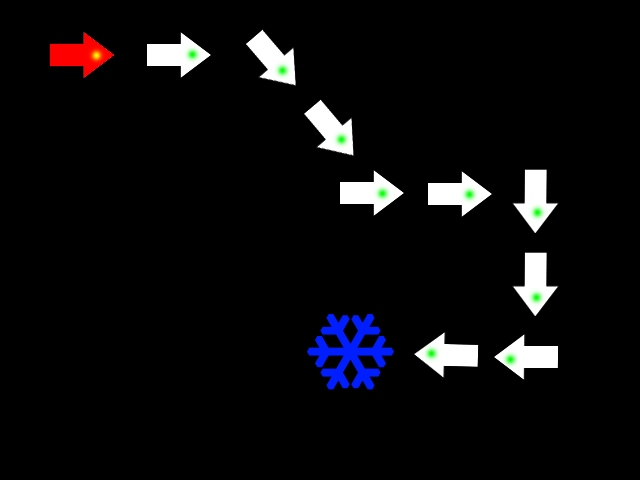
#> input picture data/Klad00.jpg, 640 x 480 px
$ python klad.py
#> lines starting #> are read from the running program, lines starting #| are printed output that depends on the picture; after the words box and inside, x2 and y2 are one past the last pixel; in counts of white or black regions, pixels touching at a corner belong together
import numpy as np
import cv2
from matplotlib import pyplot as plt
from skimage.measure import label, regionprops
from skimage.color import label2rgb
from skimage import img_as_ubyte

data_folder = "../data/"
results_path = "results/"
image_names = ["Klad00.jpg", "Klad01.jpg", "Klad02.jpg"]


def rotate_image(image, angle):
    image_center = tuple(np.array(image.shape) / 2)
    rot_mat = cv2.getRotationMatrix2D(image_center, angle, 0.5)
    result = cv2.warpAffine(
        image, rot_mat, (image.shape[1], image.shape[0]), flags=cv2.INTER_LINEAR)
    return result


def get_direction(arrow_img):
    """ in radians """
    orientation = regionprops(label(arrow_img))[0].orientation
    angle = -(orientation) * 180 / np.pi
    rotated = rotate_image(arrow_img, angle)
    regions = regionprops(label(rotated))
    areas = [item.area for item in regions]
    r_region = regions[areas.index(max(areas))].filled_image
    size = 10
    left = r_region[:, :size].astype(int)
    right = r_region[:, -size:].astype(int)
    left = np.abs(left[:, :int(len(left[0]) / 2)] -
                  left[:, -int(len(left[0]) / 2):])
    right = np.abs(right[:, :int(len(right[0]) / 2)] -
                   right[:, -int(len(right[0]) / 2):])
    direction = orientation
    if np.mean(left) > np.mean(right):
        direction += np.pi

    # [4 lines of commented-out code are left out]
    if direction < 0:
        direction += np.pi * 2
    elif direction > np.pi * 2:
        direction -= np.pi * 2
    return direction


def get_objects(img):
    ret, th = cv2.threshold(img, 10, 255, cv2.THRESH_BINARY)
    l, num = label(th, return_num=True, background=0)
    # c = [item.filled_image for item in r]
    return regionprops(l, intensity_image=img)


def is_arrow(obj):
    arrow_eccentricity = 0.857
    delta = 0.02
    return abs(obj.eccentricity - arrow_eccentricity) < delta


def filter_arrows(objects):
    return list(filter(lambda item: is_arrow(item), objects))


def get_next_point(start, current, angle, step):
    cx = np.round(current[0])
    cy = np.round(current[1])
    sx = np.round(start[0])
    sy = np.round(start[1])
    angle_delta = 10
    angle_deg = angle * 180 / np.pi
    points = [
        (0, (cx, cy + step)),
        (360, (cx, cy + step)),
        (90, (cx - step, cy)),
        (45, (cx - step, cy + step)),
        (135, (cx - step, cy - step)),
        (180, (cx, cy - step)),
        (225, (cx + step, cy - step)),
        (270, (cx + step, cy)),
        (315, (cx + step, cy + step))
    ]

    distances = [(np.abs(a - angle_deg), p) for a, p in points]
    for d, p in distances:
        if d < angle_delta:
            return p
    min_1 = min(distances, key=lambda item: item[0])
    del distances[distances.index(min_1)]
    min_2 = min(distances, key=lambda item: item[0])
    # del distances[distances.index(min_2)]
    # min_3 = min(distances, key = lambda item: item[0])
    mins = [min_1, min_2]
    # m = max(mins, key = lambda item: item[0])[0]
    # print(m)
    # mins = [((m - item[0]) / m, item[1]) for item in mins]
    total_dist = 0
    for item in mins:
        total_dist += item[0]
    probs = [(total_dist - item[0]) / total_dist for item in mins]
    # print(probs)
    r_index = np.random.choice(len(mins), 1, p=probs)[0]
    return mins[r_index][1]


def find_route(img, objects, start):
    current = start
    while is_arrow(current):
        x, y = current.centroid
        except_current = list(filter(lambda item: item != current, objects))
        img_arrow = img_as_ubyte(current.filled_image)
        direction = get_direction(img_arrow)
        step = 2
        i = 0
        while True:
            i += 1
            x, y = get_next_point(current.centroid, (x, y), direction, step)

            img[int(x)][int(y)] = 128
            # if not i%10:
            # 	cv2.imshow("", img)
            # 	cv2.waitKey(0)

            point = [int(x), int(y)]
            current_changed = False
            for obj in except_current:
                # print(point)
                # print(obj.coords)
                if point in np.ndarray.tolist(obj.coords):
                    # print(obj.label)
                    current = obj
                    current_changed = True
                    break
            if current_changed:
                break
                # sys.exit()
    return img


def get_red_arrow(arrows):
    return min(arrows, key=lambda item: item.mean_intensity)


def main(image_name):
#> called with image_name = 'Klad00.jpg'
    img_path = data_folder + image_name
    img = cv2.imread(img_path, 0)
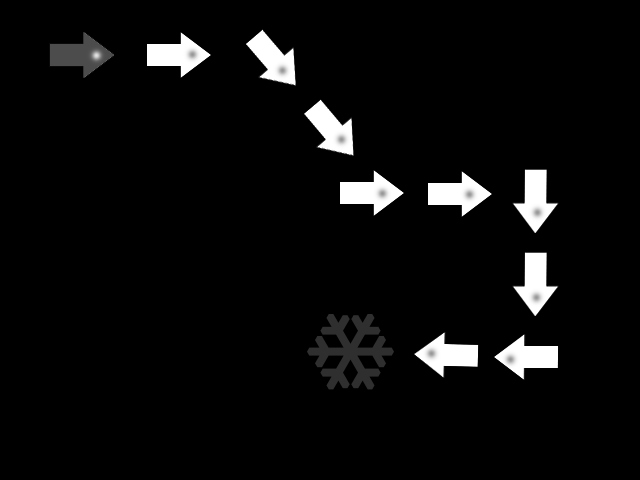
#> img: shape (480, 640); min 0, max 255, mean 11.3
    img = cv2.medianBlur(img, 5)

    objects = get_objects(img)
#> in get_objects, `ret, th = cv2.threshold(img, 10, 255, cv2.THRESH_BINARY)`:
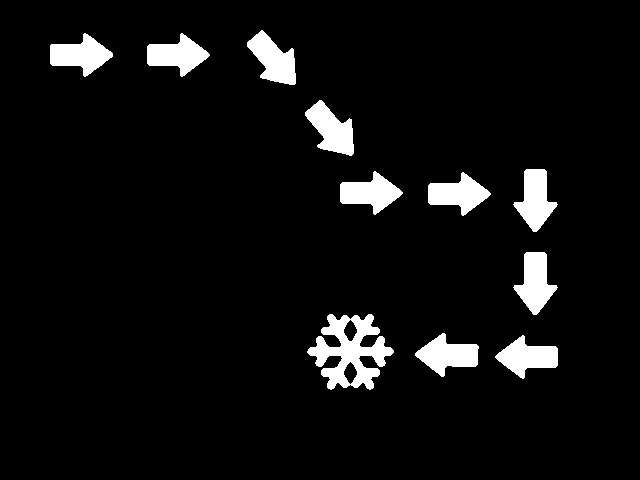
#> th: shape (480, 640); 5.9% white; 11 white regions
#> in get_objects, `l, num = label(th, return_num=True, background=0)`:
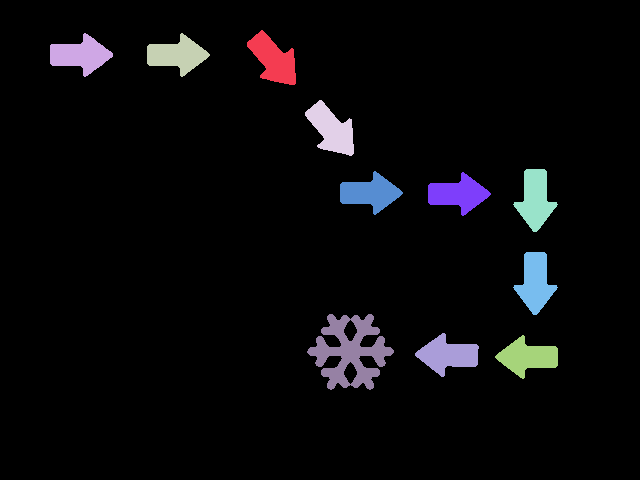
#> l: shape (480, 640) int64; 12 distinct labels, from 0 to 11; one colour per label, 0 black
#> in get_objects, `l, num = label(th, return_num=True, background=0)`: num = 11
#> objects = 11 regions; largest, box (x1, y1, x2, y2) and area: (307, 314, 394, 390) 3247, (513, 169, 558, 232) 1534, (513, 252, 558, 315) 1533, (305, 100, 354, 156) 1523, (415, 333, 479, 377) 1521
    arrows = filter_arrows(objects)
#> arrows = 10 regions; largest, box (x1, y1, x2, y2) and area: (513, 169, 558, 232) 1534, (513, 252, 558, 315) 1533, (305, 100, 354, 156) 1523, (415, 333, 479, 377) 1521, (247, 30, 296, 85) 1516
    start = get_red_arrow(arrows)

    return find_route(img, objects, start)
#> after the loop in find_route, `while is_arrow(current):`:
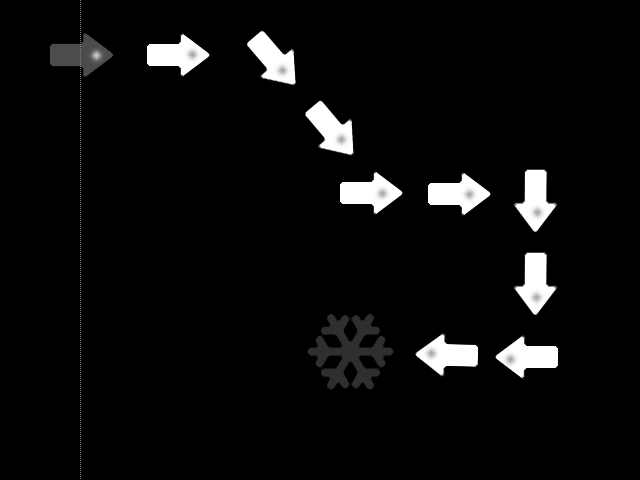
#> img: shape (480, 640); min 0, max 255, mean 11.3
#> after the loop in find_route, `while is_arrow(current):`:
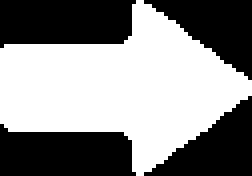
#> img_arrow: shape (44, 63) (shown 4 times larger); 53.9% white; 4 black regions, box (x1, y1, x2, y2) and area: (0, 31, 34, 44) 364, (0, 0, 34, 12) 362, (36, 24, 63, 44) 276, (36, 0, 63, 20) 275

for i_name in image_names:
    print(i_name)
#> (the run stopped early here; a loop or call above may not have finished)
